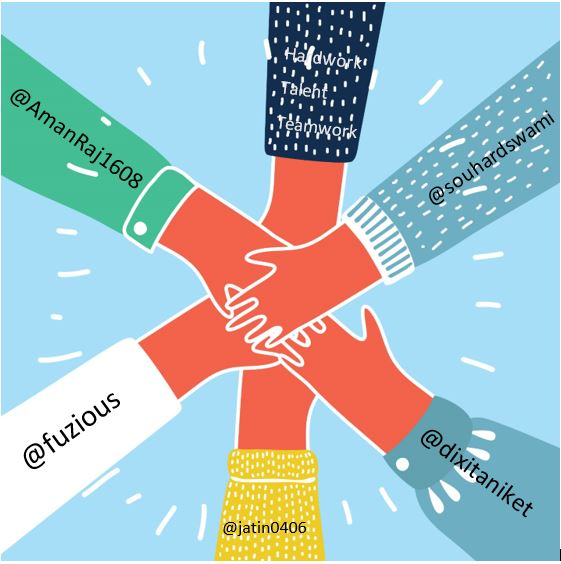
#> input picture fact.JPG, 561 x 564 px
$ python final_view.py --image ../fact.JPG   (older library calls are emulated)
#> lines starting #> are read from the running program, lines starting #| are printed output that depends on the picture; after the words box and inside, x2 and y2 are one past the last pixel; in counts of white or black regions, pixels touching at a corner belong together
#> in main, img is the input picture: shape (564, 561, 3); mean B, G, R 195.9, 190.7, 168.8
import cv2, imutils as im, argparse
import numpy as np
import math


def process_image(img):
    CORRECTION_NEEDED = False
    # Define lower and upper bounds of skin areas in YCrCb colour space.
    lower = np.array([0, 139, 60], np.uint8)
    upper = np.array([255, 180, 127], np.uint8)
    # convert img into 300*x large
    r = 300.0 / img.shape[1]
#> r = 0.535
    dim = (300, int(img.shape[0] * r))
#> dim = (300, 301)
    img = cv2.resize(img, dim, interpolation=cv2.INTER_AREA)
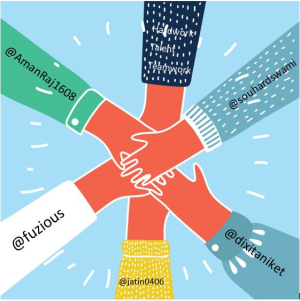
#> img: shape (301, 300, 3); mean of channels 0, 1, 2 195.9, 190.7, 168.8; drawn as B, G, R
    original = img.copy()

    # Extract skin areas from the image and apply thresholding
    ycrcb = cv2.cvtColor(img, cv2.COLOR_BGR2YCR_CB)
#> ycrcb: shape (301, 300, 3); mean of channels 0, 1, 2 184.7, 116.6, 134.3

    mask = cv2.inRange(ycrcb, lower, upper)
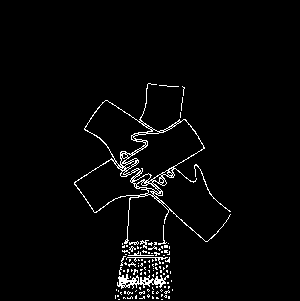
#> mask: shape (301, 300); 2.9% white in thin lines or dots, all inside (x1, y1, x2, y2) = (74, 83, 231, 300)
    skin = cv2.bitwise_and(ycrcb, ycrcb, mask=mask)
#> skin: shape (301, 300, 3); mean of channels 0, 1, 2 5.7, 4.5, 2.8
    _, black_and_white = cv2.threshold(mask, 127, 255, 0)

    # Find contours from the thresholded image
    _, contours, _ = cv2.findContours(black_and_white, cv2.RETR_TREE, cv2.CHAIN_APPROX_SIMPLE)
#> contours = 285 contours, 272 with area under 20; largest, box (x1, y1, x2, y2) and area: (74, 83, 231, 244) 7387, (123, 119, 204, 182) 2410, (84, 100, 152, 166) 1962, (74, 159, 149, 213) 1834, (117, 274, 169, 289) 286

    # Get the maximum contour. It is usually the hand.
    length = len(contours)
#> length = 285
    maxArea = -1
    final_Contour = np.zeros(img.shape, np.uint8)
    # print(final_Contour)
    if length > 0:
        for i in range(length):
            temp = contours[i]
            area = cv2.contourArea(temp)
            if area > maxArea:
                maxArea = area
                ci = i
#> this loop made 285 passes
#> (area, maxArea) on passes 47, 145: (286, 286), (7387, 7387)
#> after the loop, ci = 144; maxArea = 7387
        largest_contour = contours[ci]
#> largest_contour = contour of 427 points, box (x1, y1, x2, y2) (74, 83, 231, 244), area 7387

    # print(largest_contour)
    # Draw it on the image, in case you need to see the ellipse.
    cv2.drawContours(final_Contour, [largest_contour], 0, (0, 255, 0), 2)
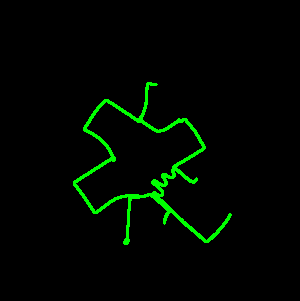
#> final_Contour: shape (301, 300, 3); mean of channels 0, 1, 2 0, 7.3, 0; drawn as B, G, R

    # Get the angle of inclination
    ellipse = _, _, angle = cv2.fitEllipse(largest_contour)
#> ellipse = ((146.6, 168.8), (117, 157), 135.9); angle = 135.9

    # original = cv2.bitwise_and(original, original, mask=black_and_white)

    # Vertical adjustment correction
    '''
    This variable is used when the result of hand segmentation is upside down. Will change it to 0 or 180 to correct the actual angle.
    The issue arises because the angle is returned only between 0 and 180, rather than 360.
    '''
    vertical_adjustment_correction = 0
    if CORRECTION_NEEDED: vertical_adjustment_correction = 180

    # Rotate the image to get hand upright
    if angle >= 90:
        black_and_white = im.rotate_bound(black_and_white, vertical_adjustment_correction + 180 - angle)
        original = im.rotate_bound(original, vertical_adjustment_correction + 180 - angle)
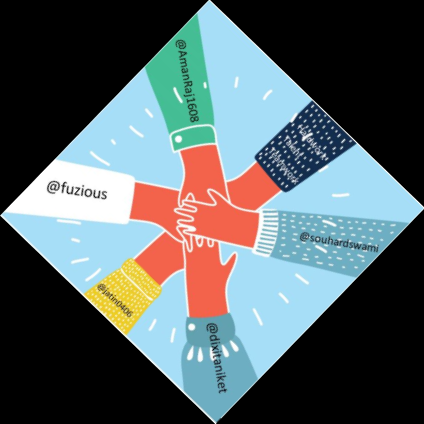
#> original: shape (424, 424, 3); mean of channels 0, 1, 2 98.4, 95.8, 84.8; drawn as B, G, R
        final_Contour = im.rotate_bound(original, vertical_adjustment_correction + 180 - angle)
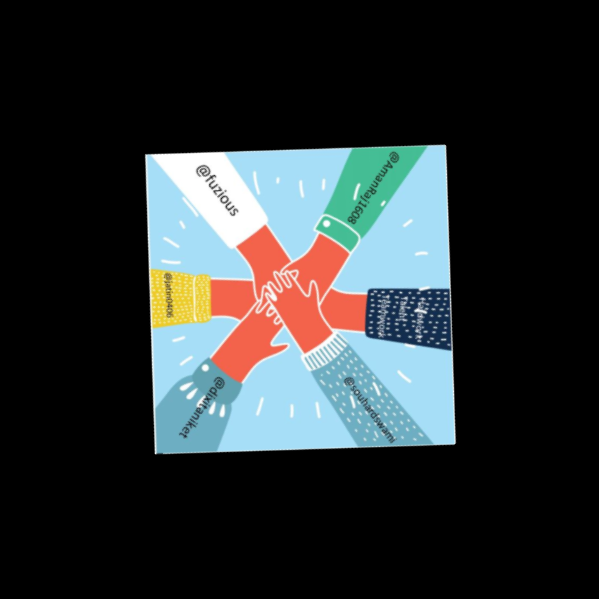
#> final_Contour: shape (599, 599, 3); mean of channels 0, 1, 2 49.3, 48, 42.5; drawn as B, G, R
    else:
        black_and_white = im.rotate_bound(black_and_white, vertical_adjustment_correction - angle)
        original = im.rotate_bound(original, vertical_adjustment_correction - angle)
        final_Contour = im.rotate_bound(final_Contour, vertical_adjustment_correction - angle)

    original = cv2.bitwise_and(original, original, mask=black_and_white)
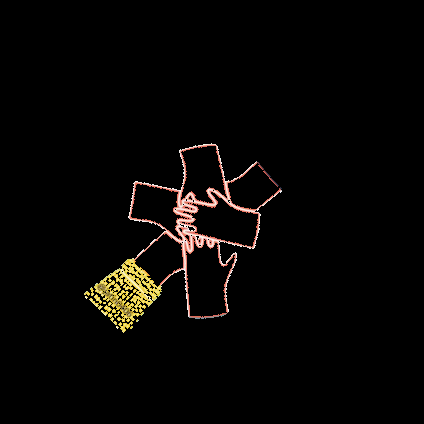
#> original: shape (424, 424, 3); mean of channels 0, 1, 2 4, 5.6, 7; drawn as B, G, R
    # cv2.imshow('Extracted Hand', final_Contour)
    #cv2.imshow('Original image', original)

    # 求手掌中心
    # 参考至http://answers.opencv.org/question/180668/how-to-find-the-center-of-one-palm-in-the-picture/
    # 因为已经是黑白的，所以省略这一句
    # cv2.threshold(black_and_white, black_and_white, 200, 255, cv2.THRESH_BINARY)

    distance = cv2.distanceTransform(black_and_white, cv2.DIST_L2, 5, cv2.CV_32F)
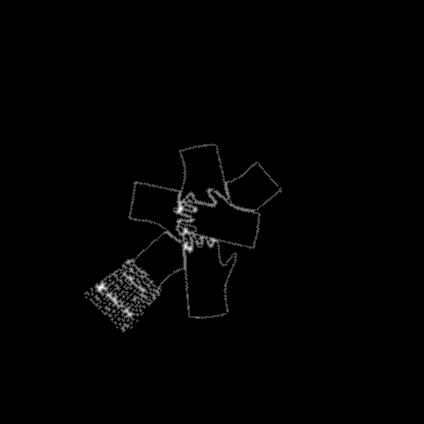
#> distance: shape (424, 424) float32; min 0, max 4.39, mean 0.0414; drawn with min black and max white
    # Calculates the distance to the closest zero pixel for each pixel of the source image.
    maxdist = 0
    # rows,cols = img.shape
    for i in range(distance.shape[0]):
        for j in range(distance.shape[1]):
            # 先扩展一下访问像素的 .at 的用法：
            # cv::mat的成员函数： .at(int y， int x)
            # 可以用来存取图像中对应坐标为（x，y）的元素坐标。
            # 但是在使用它时要注意，在编译期必须要已知图像的数据类型.
            # 这是因为cv::mat可以存放任意数据类型的元素。因此at方法的实现是用模板函数来实现的。
            dist = distance[i][j]
            if maxdist < dist:
                x = j
                y = i
                maxdist = dist
#> after the loop, maxdist = 4.39; x = 180; y = 208
    # 得到手掌中心并画出最大内切圆
    final_img = original.copy()
    cv2.circle(original, (x, y), maxdist, (255, 100, 255), 1, 8, 0)
#> original: shape (424, 424, 3); 0.01% of pixels changed, all inside (x1, y1, x2, y2) = (176, 204, 185, 213)
    half_slide = maxdist * math.cos(math.pi / 4)
#> half_slide = 3.11
    (left, right, top, bottom) = ((x - half_slide), (x + half_slide), (y - half_slide), (y + half_slide))
#> left = 176.9; right = 183.1; top = 204.9; bottom = 211.1
    p1 = (int(left), int(top))
#> p1 = (176, 204)
    p2 = (int(right), int(bottom))
#> p2 = (183, 211)
    cv2.rectangle(original, p1, p2, (77, 255, 9), 1, 1)
#> original: shape (424, 424, 3); mean of channels 0, 1, 2 4, 5.6, 6.9
    final_img = final_img[int(top):int(bottom),int(left):int(right)]
    cv2.imshow('palm image', original)
    return final_img

def main():
    ap = argparse.ArgumentParser()
    ap.add_argument('-i', '--image', help='Supply image to the program')
    args = vars(ap.parse_args())

    CORRECTION_NEEDED, IMAGE_FILE = False, './hand.jpg'

    if args.get('image'): IMAGE_FILE = args.get('image')

    # Read image
    img = cv2.imread(IMAGE_FILE)
    final_image = process_image(img)
    cv2.imshow('output', final_image)
    cv2.imwrite('hand1.jpg',final_image)
    cv2.waitKey(0)

if __name__ == '__main__':
    main()
